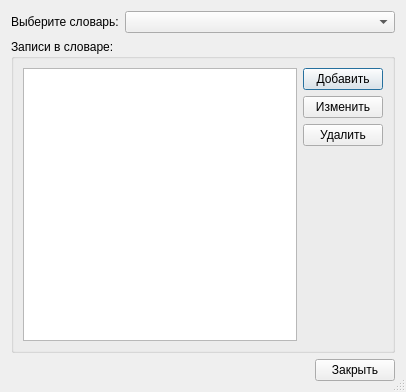
<?xml version="1.0" encoding="UTF-8"?>
<ui version="4.0">
 <class>DictEditorDialog</class>
 <widget class="QDialog" name="DictEditorDialog">
  <property name="geometry">
   <rect>
    <x>0</x>
    <y>0</y>
    <width>402</width>
    <height>392</height>
   </rect>
  </property>
  <property name="windowTitle">
   <string>Редактор словарей</string>
  </property>
  <property name="sizeGripEnabled">
   <bool>true</bool>
  </property>
  <property name="modal">
   <bool>true</bool>
  </property>
  <layout class="QVBoxLayout" name="verticalLayout_2">
   <item>
    <layout class="QHBoxLayout" name="horizontalLayout_2">
     <item>
      <widget class="QLabel" name="lblDict">
       <property name="text">
        <string>Выберите словарь:</string>
       </property>
      </widget>
     </item>
     <item>
      <widget class="QComboBox" name="comboDict">
       <property name="minimumSize">
        <size>
         <width>270</width>
         <height>0</height>
        </size>
       </property>
      </widget>
     </item>
    </layout>
   </item>
   <item>
    <widget class="QGroupBox" name="grpDict">
     <property name="title">
      <string>Записи в словаре:</string>
     </property>
     <layout class="QHBoxLayout" name="horizontalLayout">
      <item>
       <widget class="QListView" name="listDict"/>
      </item>
      <item>
       <layout class="QVBoxLayout" name="verticalLayout">
        <item>
         <widget class="QPushButton" name="btnAdd">
          <property name="text">
           <string>Добавить</string>
          </property>
         </widget>
        </item>
        <item>
         <widget class="QPushButton" name="btnEdit">
          <property name="text">
           <string>Изменить</string>
          </property>
         </widget>
        </item>
        <item>
         <widget class="QPushButton" name="btnDelete">
          <property name="text">
           <string>Удалить</string>
          </property>
         </widget>
        </item>
        <item>
         <spacer name="verticalSpacer">
          <property name="orientation">
           <enum>Qt::Vertical</enum>
          </property>
          <property name="sizeHint" stdset="0">
           <size>
            <width>20</width>
            <height>40</height>
           </size>
          </property>
         </spacer>
        </item>
       </layout>
      </item>
     </layout>
     <zorder>listDict</zorder>
     <zorder>btnAdd</zorder>
     <zorder>btnDelete</zorder>
     <zorder>btnAdd</zorder>
     <zorder>btnEdit</zorder>
     <zorder>verticalSpacer</zorder>
    </widget>
   </item>
   <item>
    <layout class="QHBoxLayout" name="horizontalLayout_3">
     <item>
      <spacer name="horizontalSpacer">
       <property name="orientation">
        <enum>Qt::Horizontal</enum>
       </property>
       <property name="sizeHint" stdset="0">
        <size>
         <width>40</width>
         <height>20</height>
        </size>
       </property>
      </spacer>
     </item>
     <item>
      <widget class="QPushButton" name="btnCancel">
       <property name="text">
        <string>Закрыть</string>
       </property>
      </widget>
     </item>
    </layout>
   </item>
  </layout>
 </widget>
 <resources/>
 <connections>
  <connection>
   <sender>btnCancel</sender>
   <signal>clicked()</signal>
   <receiver>DictEditorDialog</receiver>
   <slot>reject()</slot>
   <hints>
    <hint type="sourcelabel">
     <x>351</x>
     <y>371</y>
    </hint>
    <hint type="destinationlabel">
     <x>200</x>
     <y>195</y>
    </hint>
   </hints>
  </connection>
 </connections>
</ui>
